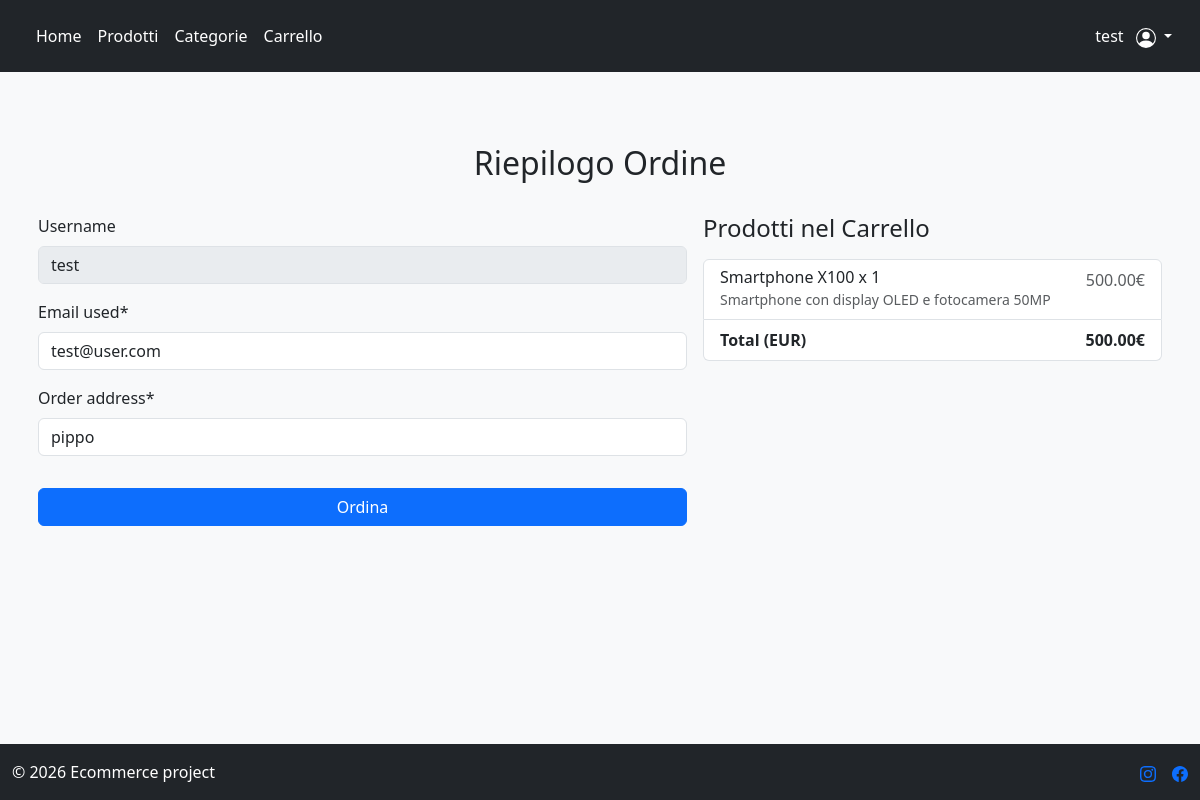
Before: /orders/cart/checkout (signed in) with the older database file.
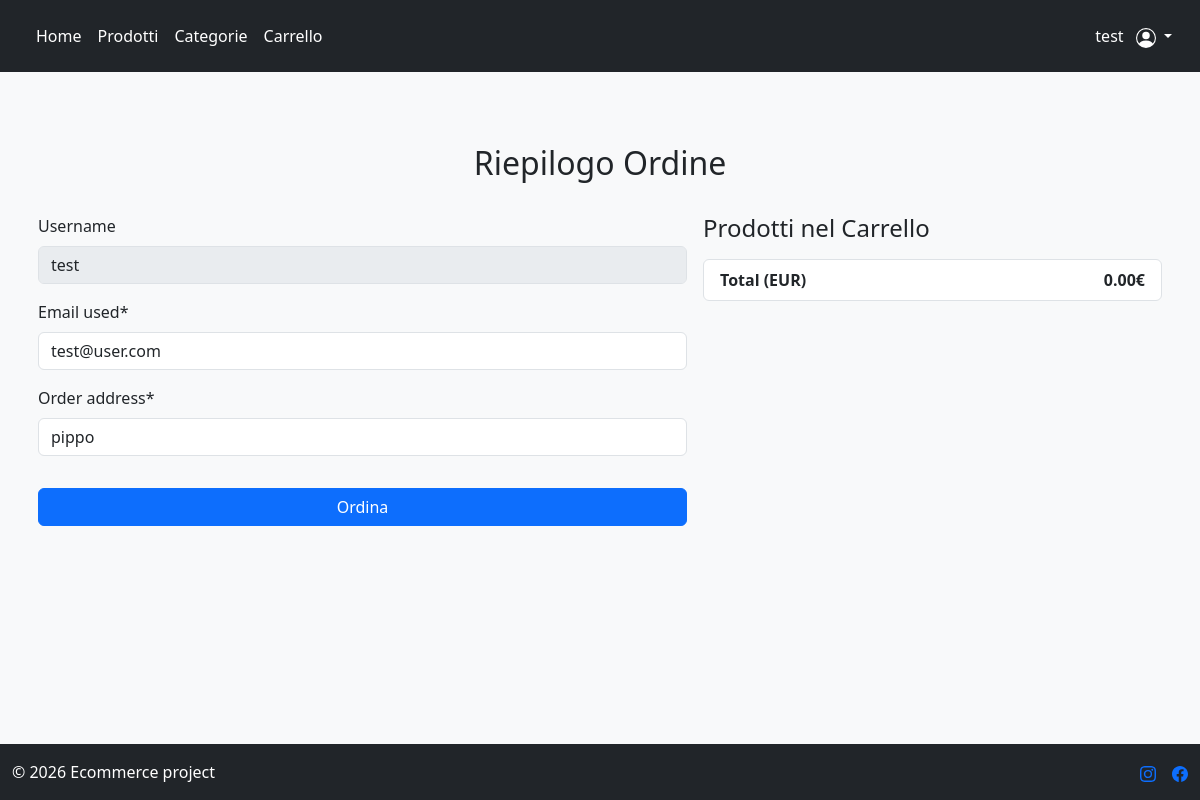
After: the same page with the newer database file.
### orders/models.py (models this page shows, shortened)
class CartItem(models.Model):
    cart = models.ForeignKey(Cart, on_delete=models.CASCADE)
    product = models.ForeignKey('products.Product', on_delete=models.CASCADE)
    quantity = models.PositiveIntegerField(blank=False, null=False)
    def total_price(self):
            return self.product.final_price() * self.quantity

class Cart(models.Model):
    user = models.OneToOneField('users.CustomUser', on_delete=models.CASCADE)
    def get_total_price(self):
        total = 0
        for item in self.cartitem_set.all():
            total += item.total_price()
        return total

### products/models.py (models this page shows, shortened)
class Product(models.Model):
    name = models.CharField(max_length=50, blank=False, null=False)
    description = models.CharField(max_length=255, blank = True)
    price = models.DecimalField(max_digits=10, decimal_places=2, validators=[MinValueValidator(0)])
    stock = models.IntegerField(validators=[MinValueValidator(0)])
    discount = models.DecimalField(max_digits=5, decimal_places=2, default=0, validators=[MaxValueValidator(100), MinValueValidator(0)])
    categories = models.ManyToManyField(Tag)
    slug = models.SlugField(blank=True, unique=True)
    def final_price(self):
        return self.price * (1 - self.discount/100)

### orders/views.py (the view, shortened to what this page needs)
# urls.py: path("cart/checkout", CheckOutView.as_view(), name="check_out"),
class CheckOutView(LoginRequiredMixin, CreateView):
    model = Order
    form_class = CheckOutForm
    template_name = "orders/checkout.html"
    def get_initial(self): #imposto i valori di default per i campi del form con i dati dell'utente
        return {
            "email_used": self.request.user.email,
            "order_address": self.request.user.address,
        }
    def get_context_data(self, **kwargs):
        context = super().get_context_data(**kwargs)
        context["cart"], _ = Cart.objects.get_or_create(user=self.request.user)
        return context

### orders/forms.py
class CheckOutForm(ModelForm):
    class Meta:
        model = Order
        fields = ['email_used', 'order_address']

### users/models.py (called while the page is built)
    def is_manager(self):
            return self.groups.filter(name="Manager").exists()

### templates/orders/checkout.html (shortened to what this page needs)
{% extends "base.html" %}
{% load crispy_forms_tags %}
{% block content %}
<div class="container mt-5">
    <h2 class="mb-4 text-center">Riepilogo Ordine</h2>
    <div class="row">
        <div class="col-md-7 p-2">
            <div class="mb-3">
                <label class="form-label">Username</label>
                <input type="text" class="form-control" value="{{ request.user.username }}" disabled >
            </div>
            <form method="POST">
                {{ form|crispy }}
                <button class="btn btn-primary w-100 my-3">
                    Ordina
                </button>
            </form>
        </div>
        <div class="col-md-5 p-2">
            <h4 class="mb-3">Prodotti nel Carrello</h4>
            <ul class="list-group mb-3">
                {% for item in cart.cartitem_set.all  %}
                <li class="list-group-item d-flex justify-content-between">
                    <div>
                        <h6 class="my-0">{{ item.product.name}} x {{ item.quantity }}</h6>
                        <small class="text-body-secondary">{{item.product.description}}</small>
                    </div>
                    <span class="text-body-secondary">{{ item.total_price |floatformat:2}}€</span>
                </li>
                {% endfor %}
                <li class="list-group-item d-flex justify-content-between">
                    <strong>Total (EUR)</strong>
                    <strong>{{ cart.get_total_price | floatformat:2}}€</strong>
                </li>
            </ul>
        </div>
    </div>
</div>
{% endblock content %}

Changed rows visible on the page:
removed CartItem: product.name "Smartphone X100", quantity "1", product.description "Smartphone con display OLED e fotocamera 50MP", total_price "500.00"
computed for Cart: get_total_price "500.00" → "0.00"
